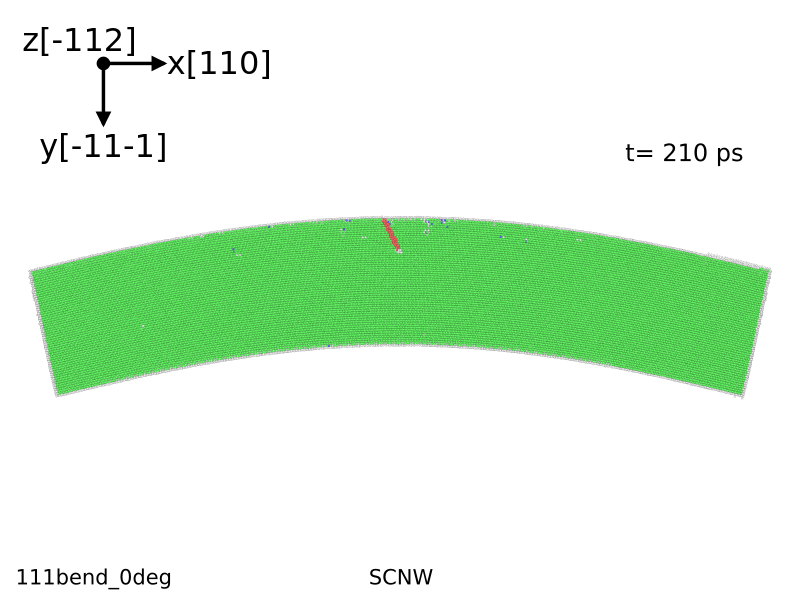
#> input picture pic1.png, 800 x 600 px
$ python concatenate.py
#> lines starting #> are read from the running program, lines starting #| are printed output that depends on the picture
#!/usr/bin/env python3
# -*- coding: utf-8 -*-
"""
Created on Mon Feb  6 11:00:10 2023

@author: hi00vyta
"""
'''
You can obtain a concatenated image in which multiple images are arranged in
a row vertically and horizontally using the Pillow packege and the function defined bellow.

https://note.nkmk.me/en/python-pillow-concat-images/
https://www.tutorialspoint.com/python_pillow/python_pillow_cropping_an_image.htm

'''
#Import required Image library
from PIL import Image
#from PIL import ImageFont
#from PIL import ImageDraw

## open your desired picture
im1 = Image.open('pic1.png')
#> im1 is the input picture: PIL image 800x600 RGBA; mean R, G, B, A 220.2, 242.9, 220.2, 255
## open thompson tetrahedron
imTT = Image.open('TT.png')
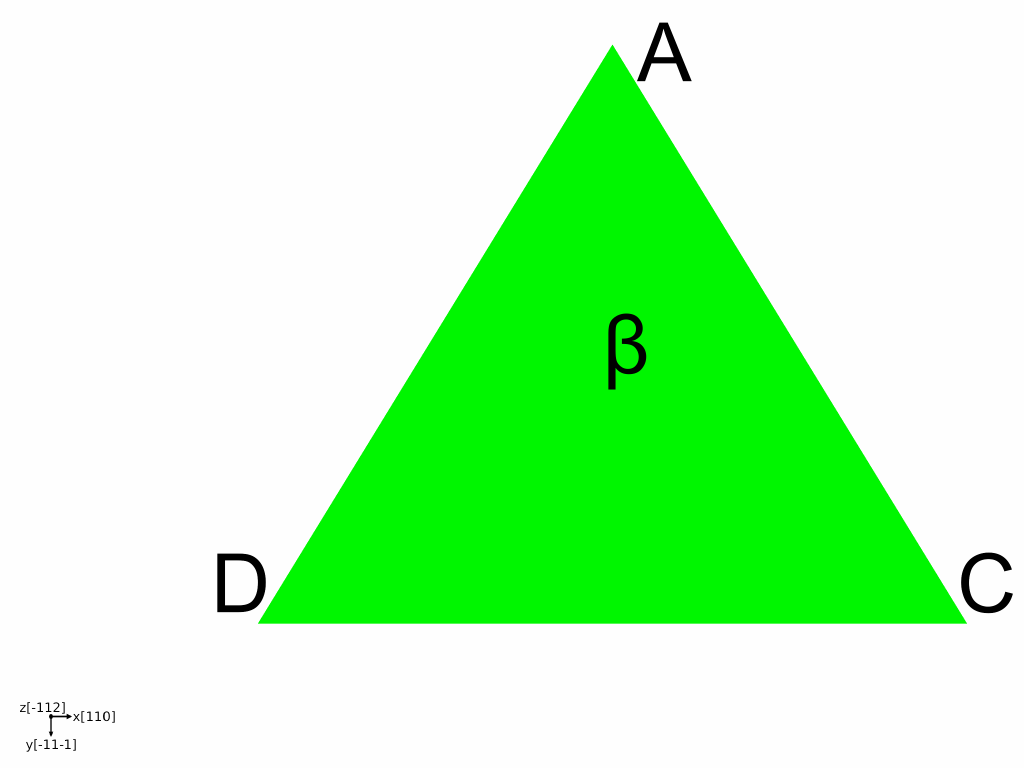
#> input picture TT.png, 1024 x 768 px
#> imTT is the input picture: PIL image 1024x768 RGBA; mean R, G, B, A 186.5, 250.4, 186.5, 255
print('im1=',im1.size)
#| im1= (800, 600)
print('imTT=',imTT.size)
#| imTT= (1024, 768)

### crop pictures
im1= im1.crop((0,0,800,500))
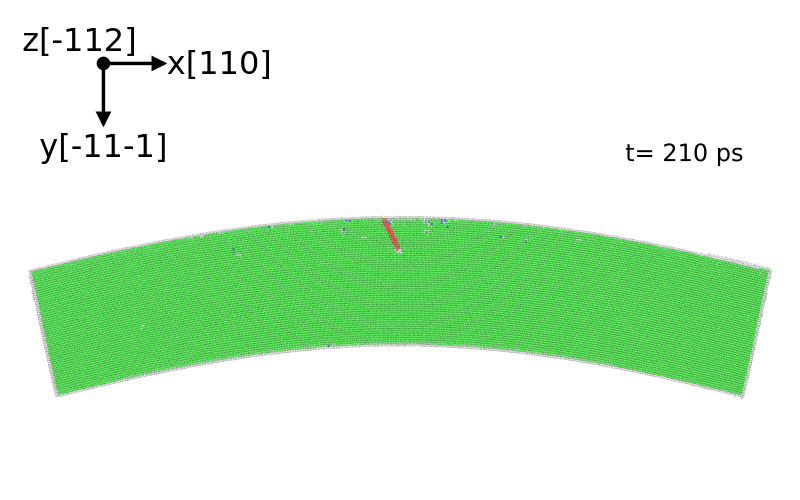
#> im1: PIL image 800x500 RGBA; mean R, G, B, A 213.9, 241.2, 213.9, 255
imTT=imTT.crop((120,0,1024,700))
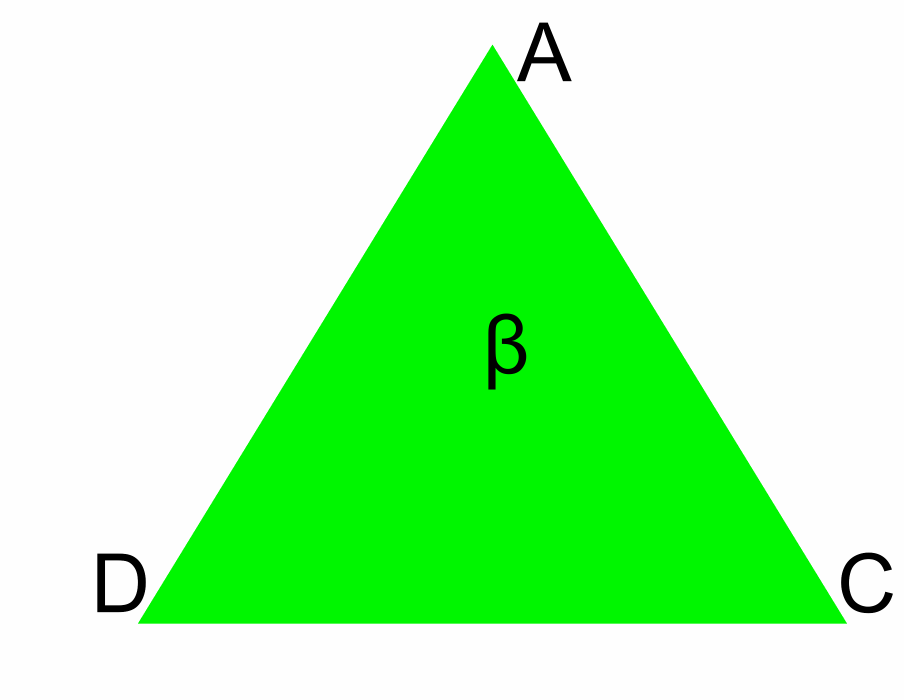
#> imTT: PIL image 904x700 RGBA; mean R, G, B, A 170.2, 249.6, 170.2, 255
# imTT.show()
# im1.show()

### resize pictures
imTT= imTT.resize((round(imTT.size[0]*0.2), round(imTT.size[1]*0.2)))
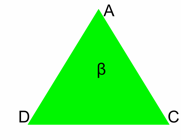
#> imTT: PIL image 181x140 RGBA; mean R, G, B, A 170.3, 249.6, 170.3, 255

# imSS.show()
# print(imTT.size)

# creat a big back ground image, for transparent background use color=(255,255,255,0)
def get_concat(im1,imTT):
    dst = Image.new('RGBA', (im1.width, im1.height), color="white")
#> dst: PIL image 800x500 RGBA; every value is 255

    dst.paste(im1, (0,0))
    dst.paste(imTT, (340, 40))
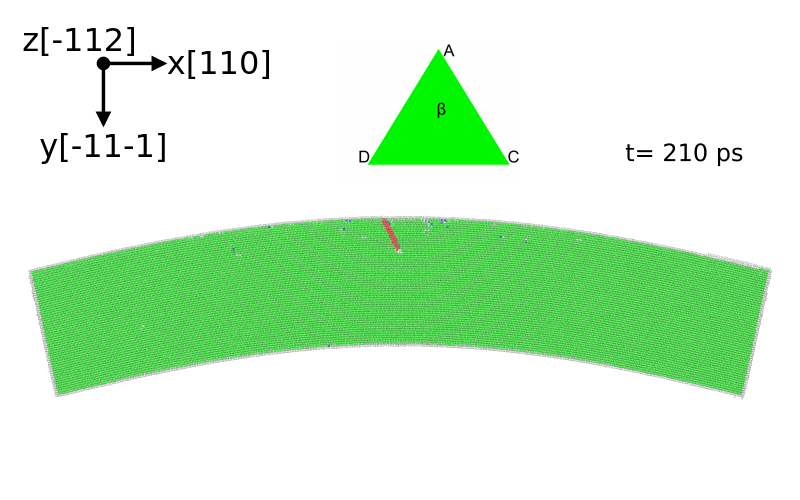
#> dst: PIL image 800x500 RGBA; mean R, G, B, A 208.6, 240.8, 208.5, 255

    return dst

all_stresses=get_concat(im1,imTT)
all_stresses.show()
all_stresses.save('final.png')
